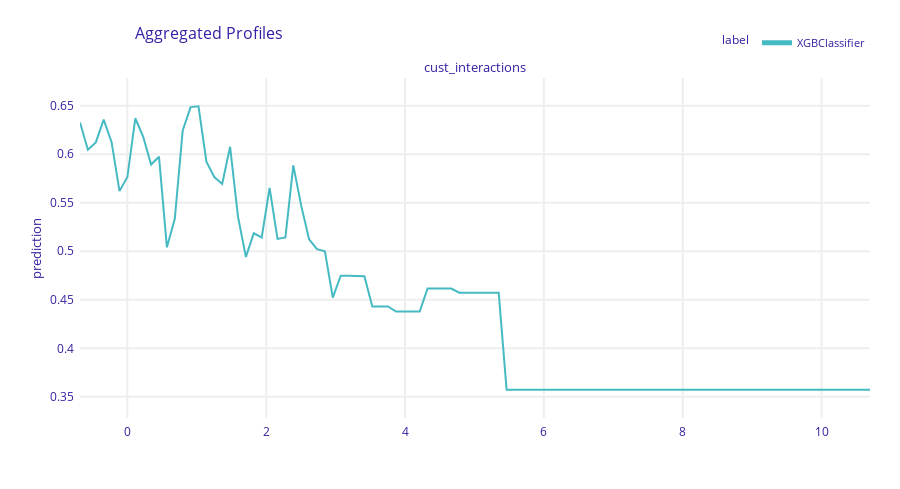

Notebook code cell kept with this figure:
### Code cell
import dalex as dx

# Definir función de predicción que acepte modelo y datos
def predict_fn(model, X):
    return model.predict_proba(X)[:, 1]

# Crear el explainer
explainer = dx.Explainer(
    model=best_bst,
    data=X_test,
    predict_function=predict_fn  # función que acepta (model, X)
)

# ALE plot
ale_obj = explainer.model_profile(type='accumulated', variables=['cust_interactions'])
ale_obj.plot()

### Figure 1 — Plotly figure (JSON) as saved in the notebook; plotly's stock layout.template omitted (floating-point values rounded to 4 significant figures; data arrays with more than 128 entries replaced by an {"elided": "..."} marker saying what was removed)
{"data": [{"customdata": {"elided": "101x3 mixed values"}, "hovertemplate": "<b>%{hovertext}</b><br><br>prediction=%{y:.3f}<br>mean_prediction=%{customdata[0]:.3f}<extra></extra>", "hovertext": ["XGBClassifier", "XGBClassifier", "XGBClassifier", "XGBClassifier", "XGBClassifier", "XGBClassifier", "XGBClassifier", "XGBClassifier", "XGBClassifier", "XGBClassifier", "XGBClassifier", "XGBClassifier", "XGBClassifier", "XGBClassifier", "XGBClassifier", "XGBClassifier", "XGBClassifier", "XGBClassifier", "XGBClassifier", "XGBClassifier", "XGBClassifier", "XGBClassifier", "XGBClassifier", "XGBClassifier", "XGBClassifier", "XGBClassifier", "XGBClassifier", "XGBClassifier", "XGBClassifier", "XGBClassifier", "XGBClassifier", "XGBClassifier", "XGBClassifier", "XGBClassifier", "XGBClassifier", "XGBClassifier", "XGBClassifier", "XGBClassifier", "XGBClassifier", "XGBClassifier", "XGBClassifier", "XGBClassifier", "XGBClassifier", "XGBClassifier", "XGBClassifier", "XGBClassifier", "XGBClassifier", "XGBClassifier", "XGBClassifier", "XGBClassifier", "XGBClassifier", "XGBClassifier", "XGBClassifier", "XGBClassifier", "XGBClassifier", "XGBClassifier", "XGBClassifier", "XGBClassifier", "XGBClassifier", "XGBClassifier", "XGBClassifier", "XGBClassifier", "XGBClassifier", "XGBClassifier", "XGBClassifier", "XGBClassifier", "XGBClassifier", "XGBClassifier", "XGBClassifier", "XGBClassifier", "XGBClassifier", "XGBClassifier", "XGBClassifier", "XGBClassifier", "XGBClassifier", "XGBClassifier", "XGBClassifier", "XGBClassifier", "XGBClassifier", "XGBClassifier", "XGBClassifier", "XGBClassifier", "XGBClassifier", "XGBClassifier", "XGBClassifier", "XGBClassifier", "XGBClassifier", "XGBClassifier", "XGBClassifier", "XGBClassifier", "XGBClassifier", "XGBClassifier", "XGBClassifier", "XGBClassifier", "XGBClassifier", "XGBClassifier", "XGBClassifier", "XGBClassifier", "XGBClassifier", "XGBClassifier", "XGBClassifier"], "legendgroup": "XGBClassifier", "line": {"color": "#46bac2", "dash": "solid", "width": 2}, "marker": {"symbol": "circle"}, "mode": "lines", "name": "XGBClassifier", "opacity": 1, "orientation": "v", "showlegend": true, "type": "scatter", "x": [-0.6817, -0.5679, -0.4541, -0.3403, -0.2265, -0.1127, 0.001046, 0.1148, 0.2286, 0.3424, 0.4562, 0.57, 0.6838, 0.7976, 0.9114, 1.025, 1.139, 1.253, 1.367, 1.48, 1.594, 1.708, 1.822, 1.935, 2.049, 2.163, 2.277, 2.391, 2.504, 2.618, 2.732, 2.846, 2.96, 3.073, 3.187, 3.301, 3.415, 3.529, 3.642, 3.756, 3.87, 3.984, 4.098, 4.211, 4.325, 4.439, 4.553, 4.666, 4.78, 4.894, 5.008, 5.122, 5.235, 5.349, 5.463, 5.577, 5.691, 5.804, 5.918, 6.032, 6.146, 6.26, 6.373, 6.487, 6.601, 6.715, 6.829, 6.942, 7.056, 7.17, 7.284, 7.397, 7.511, 7.625, 7.739, 7.853, 7.966, 8.08, 8.194, 8.308, 8.422, 8.535, 8.649, 8.763, 8.877, 8.991, 9.104, 9.218, 9.332, 9.446, 9.559, 9.673, 9.787, 9.901, 10.01, 10.13, 10.24, 10.36, 10.47, 10.58, 10.7], "xaxis": "x", "y": [0.6328, 0.6047, 0.6122, 0.6357, 0.6125, 0.562, 0.5765, 0.6371, 0.618, 0.5894, 0.5975, 0.5041, 0.5335, 0.6246, 0.6486, 0.6494, 0.5924, 0.5765, 0.5694, 0.6077, 0.5358, 0.4942, 0.5186, 0.5143, 0.5653, 0.5127, 0.5142, 0.5886, 0.5471, 0.5123, 0.5021, 0.4999, 0.4523, 0.4748, 0.4748, 0.4743, 0.4743, 0.4432, 0.4432, 0.4432, 0.4379, 0.4379, 0.4379, 0.4379, 0.4617, 0.4617, 0.4617, 0.4617, 0.4573, 0.4573, 0.4573, 0.4573, 0.4573, 0.4573, 0.3574, 0.3574, 0.3574, 0.3574, 0.3574, 0.3574, 0.3574, 0.3574, 0.3574, 0.3574, 0.3574, 0.3574, 0.3574, 0.3574, 0.3574, 0.3574, 0.3574, 0.3574, 0.3574, 0.3574, 0.3574, 0.3574, 0.3574, 0.3574, 0.3574, 0.3574, 0.3574, 0.3574, 0.3574, 0.3574, 0.3574, 0.3574, 0.3574, 0.3574, 0.3574, 0.3574, 0.3574, 0.3574, 0.3574, 0.3574, 0.3574, 0.3574, 0.3574, 0.3574, 0.3574, 0.3574, 0.3574], "yaxis": "y"}], "layout": {"annotations": [{"font": {"size": 13}, "showarrow": false, "text": "cust_interactions", "x": 0.5, "xanchor": "center", "xref": "paper", "y": 1, "yanchor": "bottom", "yref": "paper"}, {"font": {"size": 13}, "showarrow": false, "text": "prediction", "textangle": -90, "x": -0.07, "xref": "paper", "y": 0.5, "yref": "paper"}], "font": {"color": "#371ea3"}, "height": 489, "hovermode": "x unified", "legend": {"font": {"size": 11}, "itemsizing": "constant", "orientation": "h", "title": {"font": {"size": 12}, "text": "label"}, "tracegroupgap": 0, "x": 1, "xanchor": "right", "y": 1.061, "yanchor": "bottom"}, "margin": {"b": 71, "r": 30, "t": 78}, "title": {"font": {"size": 16}, "text": "Aggregated Profiles", "x": 0.15}, "xaxis": {"anchor": "y", "automargin": true, "domain": [0, 1], "fixedrange": true, "gridwidth": 2, "showticklabels": true, "tickcolor": "white", "ticklen": 3, "ticks": "outside", "title": {"text": ""}, "type": "linear", "zeroline": false}, "yaxis": {"anchor": "x", "automargin": true, "domain": [0, 1], "fixedrange": true, "gridwidth": 2, "range": [0.3282, 0.6786], "tickcolor": "white", "ticklen": 3, "ticks": "outside", "title": {"text": ""}, "type": "linear", "zeroline": false}}}
